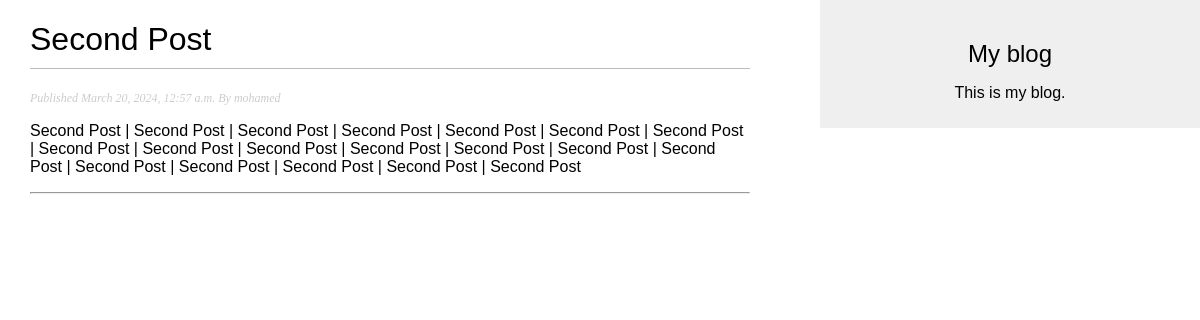
/blog/2024/3/20/second-post/, run on the app's committed database.
### blog/models.py (models this page shows, shortened)
class Post(models.Model):
    class Status(models.TextChoices):
        DRAFT = 'DF', 'Draft',
        PUBLISHED = 'PB', 'Published',
    title = models.CharField(max_length=250)
    slug = models.SlugField(max_length=250, unique_for_date='publish')
    author = models.ForeignKey(User, on_delete=models.CASCADE, related_name='blog_posts')
    body = models.TextField()
    publish = models.DateTimeField(default=timezone.now)
    created = models.DateTimeField(auto_now_add=True)
    updated = models.DateTimeField(auto_now=True)
    status = models.CharField(max_length=2, choices=Status.choices, default=Status.DRAFT)
    class Meta:
        ordering = ['-publish']
        indexes = [
            models.Index(fields=['-publish']),
        ]

### blog/views.py (the view)
# urls.py: path('<int:year>/<int:month>/<int:day>/<slug:post>/', views.post_detail, name='post_detail'),
def post_detail(request, year, month, day, post):
    post = get_object_or_404(Post, status=Post.Status.PUBLISHED,
                            slug=post,
                            publish__year=year,
                            publish__month=month,
                            publish__day=day
                        )
    return render(request, 'blog/post/detail.html', {'post': post})

### blog/templates/blog/post/detail.html (shortened to what this page needs)
{% extends "blog/base.html" %}
{% block content %}
    <h1>{{ post.title }}</h1>
    <p class="date">
        Published {{ post.publish }} By {{ post.author }}
    </p>
    {{ post.body|linebreaks }}
    <hr>
{% endblock %}

### blog/static/css/main.css (style rules this page uses)
body { margin:0; padding:0; font-family:helvetica, sans-serif; }
h1 { font-weight:normal; border-bottom:1px solid #bbb; padding:0 0 10px 0; }
p.date { color:#ccc; font-family: georgia, serif; font-size: 12px; font-style: italic; }

### data on the page
Post: title "Second Post", publish "March 20, 2024, 12:57 a.m.", author "mohamed", body "Second Post | Second Post | Second Post | Second Post | Second Post | Second Post | Second Post | Second Post | Second Post | Second Post | Second Post | Second Post | Second Post | Second Post | Second Post | Second Post | Second Post | Second Post | Second Post"
